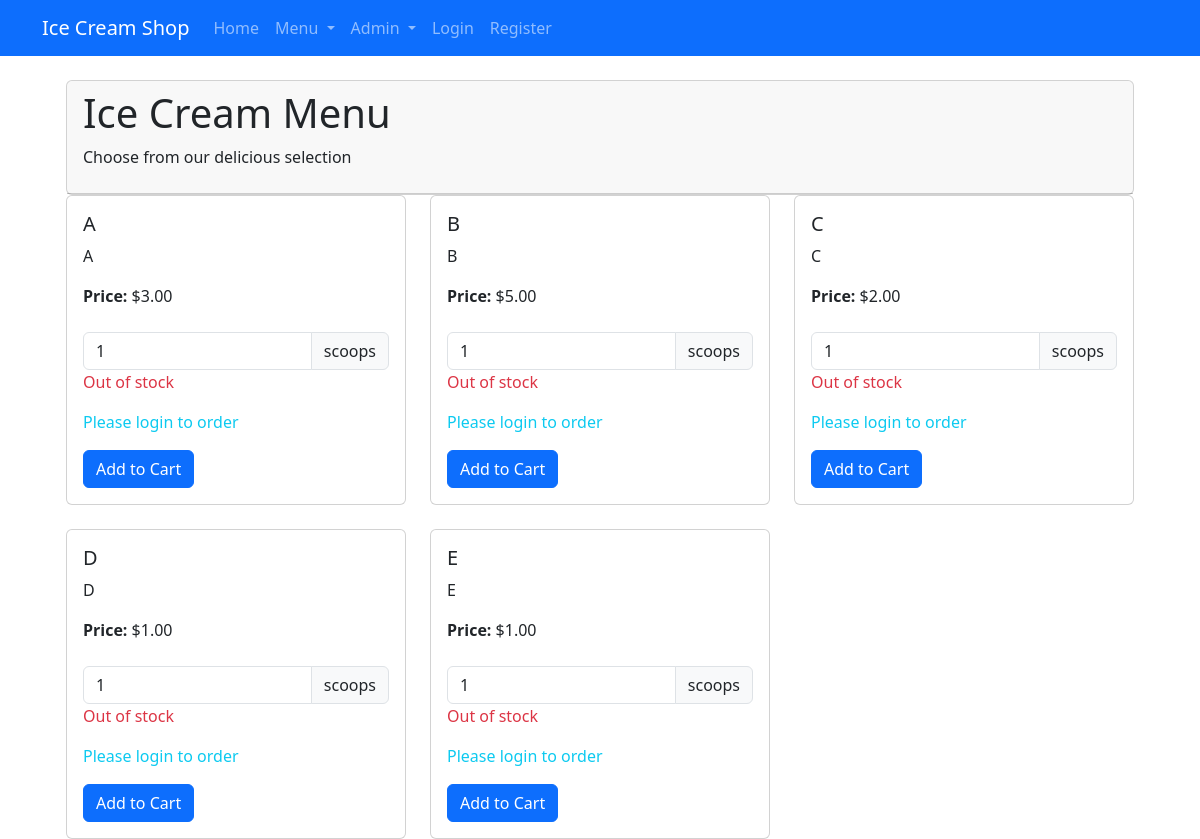
The page / on the database its author committed.
### models/icecream.py (models this page shows)
class IceCream(Base):
    __tablename__ = "icecreams"
    id = Column(Integer, primary_key=True, index=True)
    name = Column(String, unique=True, index=True)
    description = Column(String)
    price = Column(Float)
    image_url = Column(String)
    stock = Column(Integer, default=0)
    is_available = Column(Boolean, default=True)
    orders = relationship("OrderItem", back_populates="icecream")
    order_items = relationship('OrderItem', back_populates='icecream')

### routes/base.py (the view)
@router.get("/", response_class=HTMLResponse)
async def home(request: Request, access_token: str = Cookie(None),username: str = Depends(get_current_user), logged: bool = Depends(check_if_logged),db: Session = Depends(get_db)):
    logger.info("Home Page")
    logger.info(username)
    logger.info(logged)
    icecreams = db.query(IceCream).filter(IceCream.is_available == True).all()
    session = request.session
    logger.info(f'session {session}')
    return templates.TemplateResponse(
        "home.html",
        {"request": request, "icecreams": icecreams}
    )

### templates/home.html (shortened to what this page needs)
{% extends "base.html" %}
{% block content %}
<div class="container mx-auto px-4 py-8">
        <div class="card">
            <div class="card-header">
                <h1 class="card-title text-3xl">Ice Cream Menu</h1>
                <p class="card-description">Choose from our delicious selection</p>
            </div>
</div>
                <div class="row row-cols-1 row-cols-md-3 g-4">
                    {% for icecream in icecreams %}
                    <div class="col">
                        <div class="card h-100">
                            <div class="card-body">
                                <h5 class="card-title">{{ icecream.name }}</h5>
                                <p class="card-text">{{ icecream.description }}</p>
                                <p class="card-text">
                                    <strong>Price:</strong> ${{ "%.2f"|format(icecream.price) }}<br>
                                </p>
                                <form action="/add-to-cart" method="POST" class="mt-4">
                                    <div class="input-group">
                                        <input type="number"
                                               name="quantity"
                                               class="form-control"
                                               value="1"
                                               min="1"
                                               max="10">
                                        <span class="input-group-text">scoops</span>
                                    </div>
                                    <p class="text-danger">Out of stock</p>
                                    <p class="text-info">Please login to order</p>
                                    <div class="flex items-center gap-2">
                                        <button type="submit" class="btn btn-primary flex-grow">
                                            Add to Cart
                                        </button>
                                    </div>
                                </form>
                            </div>
                        </div>
                    </div>
                    {% endfor %}
                </div>
        </div>
    {% endblock %}

### rows shown on the page
IceCream: name "A", description "A", price "3.00"
IceCream: name "B", description "B", price "5.00"
IceCream: name "C", description "C", price "2.00"
IceCream: name "D", description "D", price "1.00"
IceCream: name "E", description "E", price "1.00"
